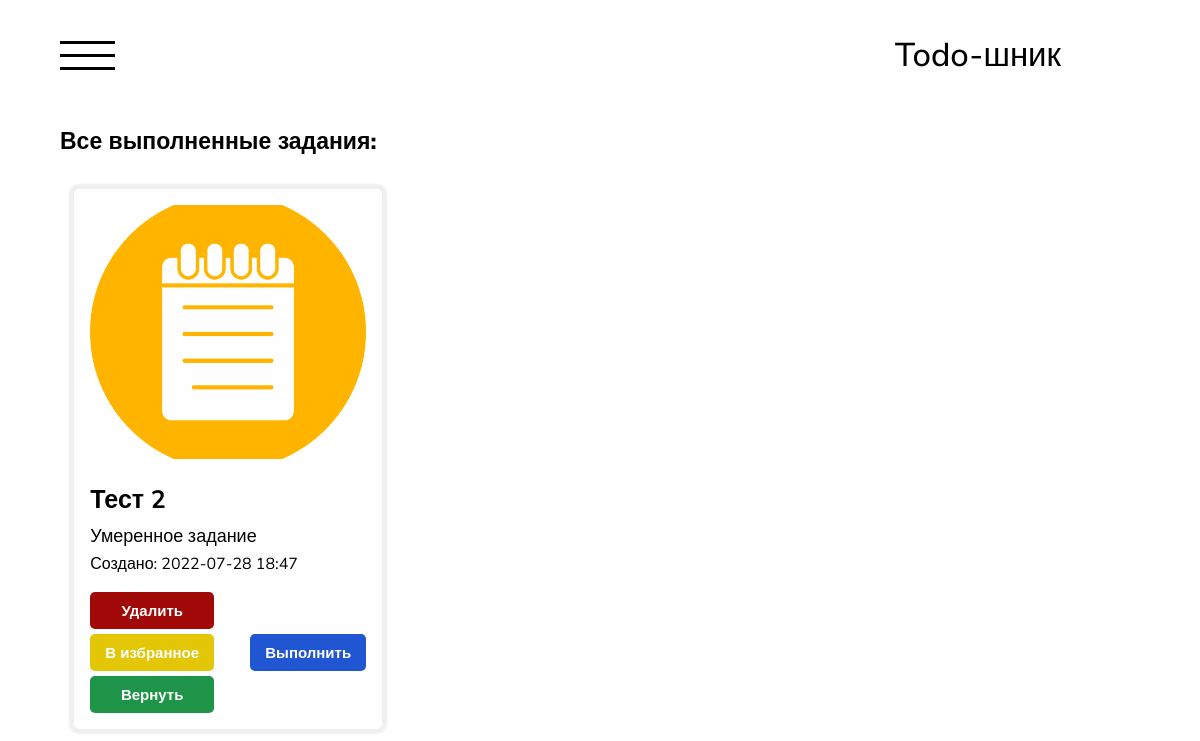
Screenshot of /completed/ (signed in) with the database file from the repository.
### todo/models.py (models this page shows, shortened)
class Do(models.Model):
    title = models.CharField(max_length=255, verbose_name='Название')
    slug = AutoSlugField(populate_from='title', db_index=True, unique=True, verbose_name='URL')
    content = models.TextField(blank=True, verbose_name='Описание')
    create_at = models.DateTimeField(auto_now_add=True, verbose_name='Дата создания')
    update_at = models.DateTimeField(auto_now=True, verbose_name='Дата обновления')
    photo = models.ImageField(upload_to='photos/%Y/%m/%d', blank=True, verbose_name='Фотография')
    category = models.ForeignKey('Category', on_delete=models.CASCADE, verbose_name='Категория')
    is_completed = models.BooleanField(default=False, verbose_name='Выполнено')
    is_favourite = models.BooleanField(default=False, verbose_name='В избранном')
    add_to_favourite_at = models.DateTimeField(verbose_name='Дата добавления в избранное', null=True)
    user = models.ForeignKey(User, on_delete=models.CASCADE)
    class Meta:
        verbose_name = 'Задание'
        verbose_name_plural = 'Задания'
        ordering = ['-id']

class Category(models.Model):
    name = models.CharField(max_length=255, verbose_name='Название')
    slug = AutoSlugField(populate_from='name', db_index=True, unique=True, verbose_name='URL')
    def __str__(self):
        return self.name
    def get_absolute_url(self):
        return reverse('category', kwargs={'slug': self.slug})
    class Meta:
        verbose_name = 'Категория'
        verbose_name_plural = 'Категории'
        ordering = ['id']

### todo/views.py (the view)
# urls.py: path('completed/', views.CompletedView.as_view(), name='completed'),
class CompletedView(DataMixin, LoginRequiredMixin, ListView):
    model = Do
    context_object_name = 'all_do'
    template_name = 'todo/completed_do.html'
    def get_context_data(self, **kwargs):
        context = super().get_context_data(**kwargs)
        c_mixin = self.get_user_context(title='Выполненные задания', active_path='completed', active_category='other')
        context.update(c_mixin)
        context['completed'] = 'Все выполненные задания'
        return context
    def get_queryset(self):
        return Do.objects.filter(is_completed=True, user=self.request.user).order_by('-create_at')

### todo/utils.py (called while the page is built)
    def get_user_context(self, *args, **kwargs):
        context = kwargs
        context['menu'] = menu
        context['all_cats'] = Category.objects.order_by('id')
        self.page = self.request.GET.get('page') # Параметр page: активная страница из url-а
        all_do = kwargs.get('all_do') # Берём запрос для формирования queryset для всех заданий
        if all_do:
            self.paginator = Paginator(all_do, 6) # Формируем локальное свойство с пагинатором
            self.page_obj = self.paginator.get_page(self.page)
            context['page_obj'] = self.page_obj
            context['all_do'] = self.page_obj.object_list
        return context

### todo/templates/todo/completed_do.html
{% extends 'todo/base.html' %}
{% block content %}
{% include 'todo/needful/all_do.html' %}
{% endblock %}

### todo/templates/todo/needful/all_do.html (shortened to what this page needs)
<div class="do_everything">
    <div class="title_do_everything">
        {% if category %}
            <h3>Все задания по категории '<u>{{ category }}</u>':</h3>
        {% elif completed %}
            <h3>Все выполненные задания:<h3>
        {% elif favourites %}
            <h3>Все избранные задания:</h3>
        {% else %}
            <h3>Все задания:</h3>
        {% endif %}
    </div>
    {% if all_do %}
        <div class="all_do">
            {% for do in all_do %}
                <div class="do_block">
                    <div class="img_do_block">
                        <img src="{{ do.photo.url }}">
                    </div>
                    <div class="text_do_block">
                        <div class="about_do">
                            <h3 class="title_do">{{ do.title }}</h3>
                            <p class="category_do">{{ do.category.name }}<p>
                            <p class="date_do">Создано: {{ do.create_at | date:'Y-m-d H:i' }}</p>
                        </div>
                        <div class="operations_do">
                            <div class="do_tasks">
                                <button id="del" class="operation task">Удалить</button>
                                {% if do.is_favourite %}
                                    <button id="favourite" class="operation task favourited">В избранном</button>
                                {% else %}
                                    <button id="favourite" class="operation task">В избранное</button>
                                {% endif %}
                                {% if completed %}
                                    <button id="return" class="operation task">Вернуть</button>
                                {% endif %}
                            </div>
                            <button class="do_complete operation">Выполнить</button>
                        </div>
                    </div>
                </div>
            {% endfor %}
        </div>
    {% endif %}
</div>

### todo/static/todo/css/new_styles.css (style rules this page uses)
* { margin: 0; padding: 0; box-sizing: border-box; }
body { font-family: 'Nunito Sans', sans-serif; }
.do_everything { width: 90%; margin: 3rem auto; display: grid; }
.do_everything .title_do_everything h3 { font-size: 23px; font-weight: 800; }
.all_do { width: 95%; margin: 2rem auto; display: grid; grid-template-columns: repeat(3, 30%); grid-gap: 4rem; grid-auto-rows: 540px; justify-content: center; }
.all_do .do_block { display: grid; grid-template-rows: repeat(2, 50%); padding: 1rem; border-radius: 5px; box-shadow: 0 0 2px 5px rgba(100, 100, 100, .1); }
.all_do .do_block .img_do_block { position: relative; width: 100%; height: 100%; }
.all_do .do_block .img_do_block img { position: absolute; width: 100%; height: 100%; object-fit: cover; border-radius: 5px; }
.all_do .do_block .text_do_block { margin-top: 1.5rem; display: grid; }
.all_do .do_block .text_do_block .title_do { font-size: 25px; }
.all_do .do_block .text_do_block .category_do { font-size: 18px; margin-top: 7px; }
.all_do .do_block .text_do_block .date_do { margin-top: 5px; font-size: 16px; }
.all_do .do_block .text_do_block .operations_do { align-self: end; display: grid; grid-auto-flow: column; }
.all_do .do_block .text_do_block .do_tasks { display: grid; grid-row-gap: 5px; justify-self: start; }
.all_do .do_block .text_do_block .operation { padding: 10px 15px; color: #fff; font-weight: bold; text-decoration: none; border-radius: 5px; transition-duration: .2s; cursor: pointer; display: inline; float: right; border: none; font-size: 15px; }
.all_do .do_block .text_do_block .do_complete { background-color: #2056d2; justify-self: end; align-self: center; }
.all_do .do_block .text_do_block #del { background-color: #a10808; }
.all_do .do_block .text_do_block #return { background-color: #1d9447; }
.all_do .do_block .text_do_block #favourite { background-color: #e3c605; }
.do_tasks { display: grid; }

### rows the page displays
Do: photo (picture), title "Тест 2", category.name "Умеренное задание", create_at "2022-07-28 18:47", is_favourite "В избранное"
